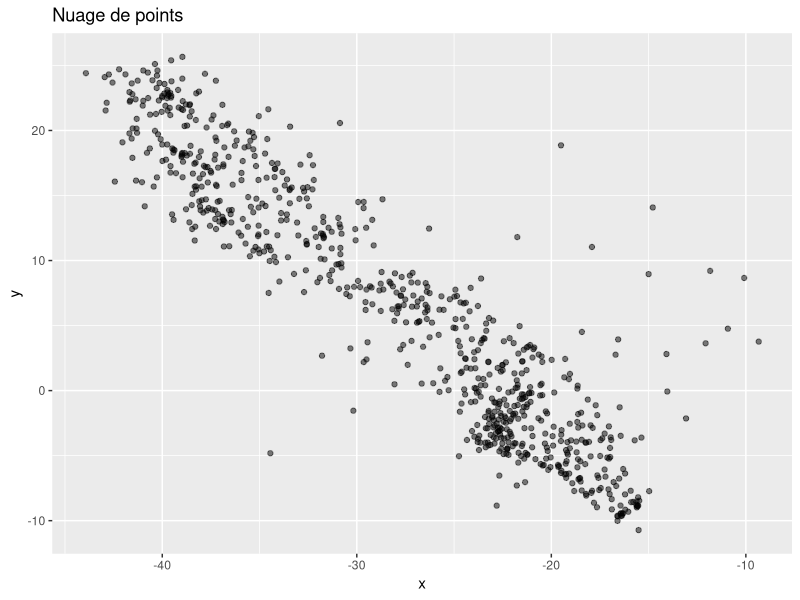
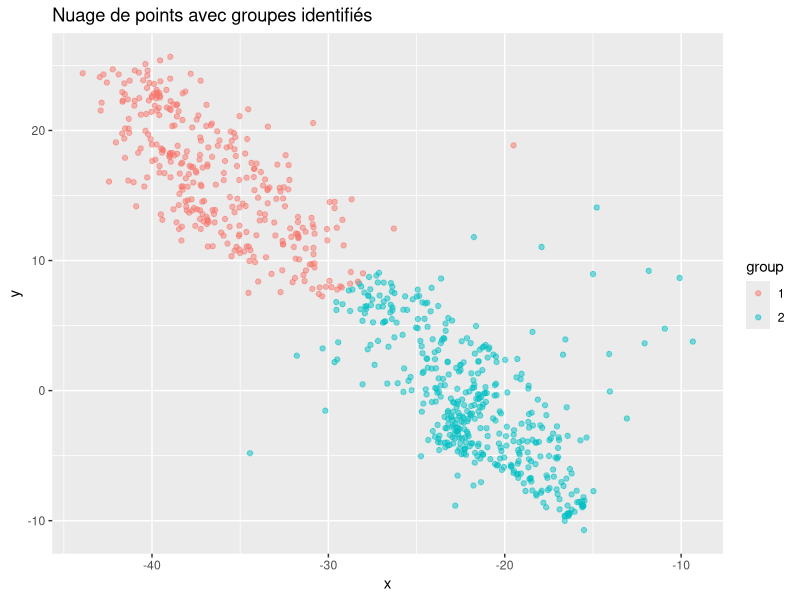
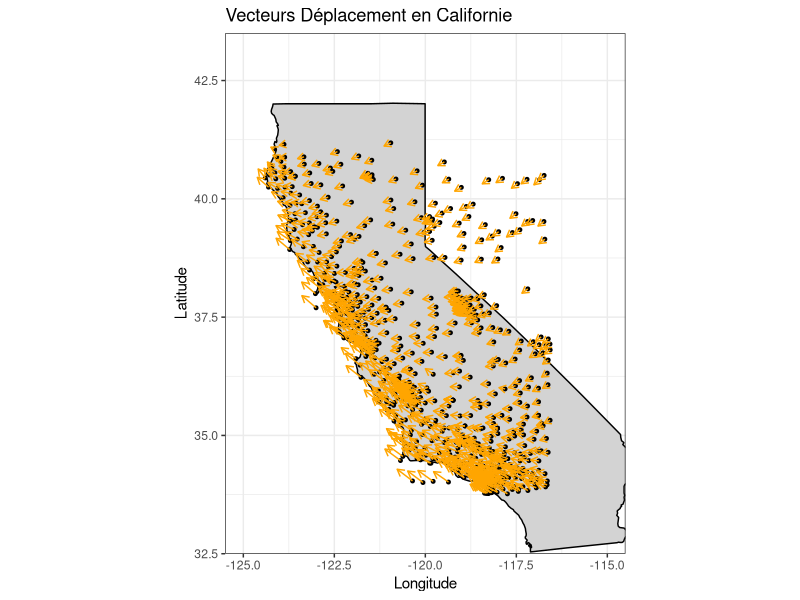
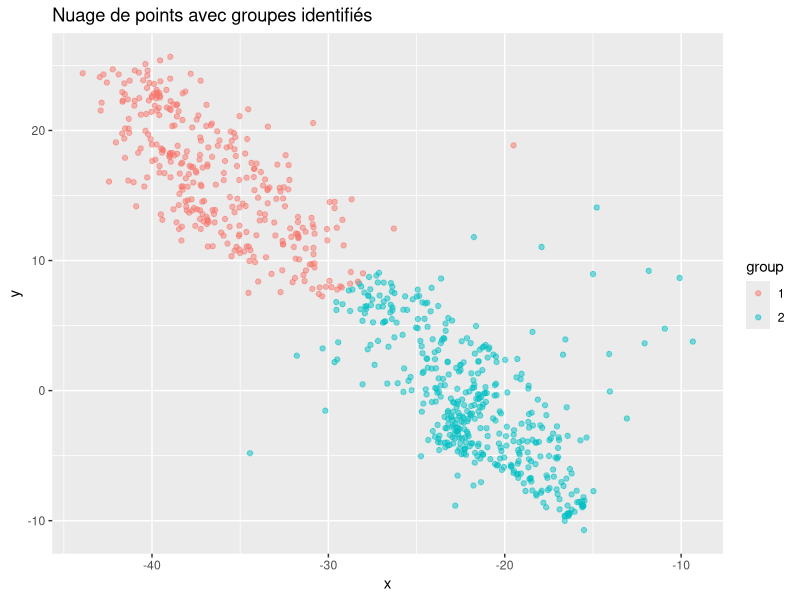
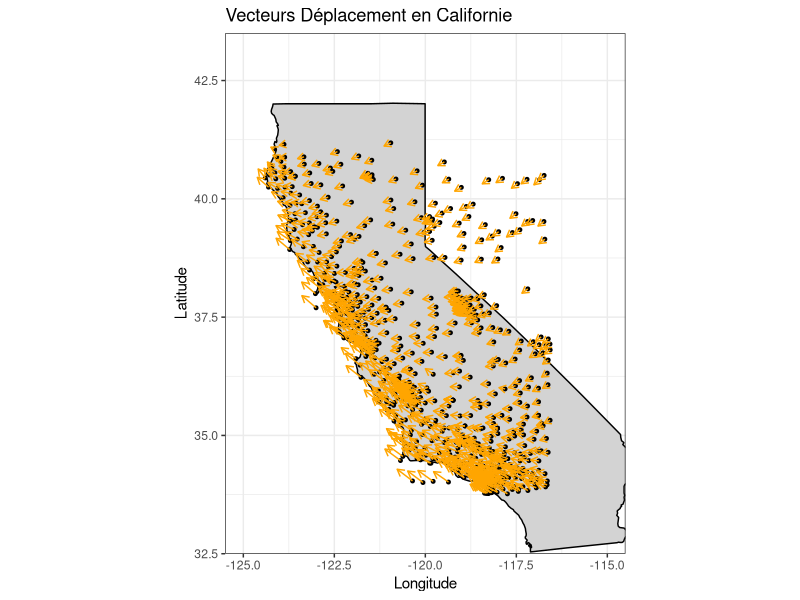

These figures' R source, in order:
# Charger les bibliothèques nécessaires
library(ggplot2)
library(dplyr)



# Lire les données sans en-tête
data <- read.table("data/californie.txt", header = FALSE)

# Nommer les colonnes manuellement
colnames(data) <- c("Site", "Lon", "Lat", "Delta.E", "Delta.N", "Delta.V", "Sigma.E", "Sigma.N", "Sigma.V")

data$x = data$Delta.E
data$y = data$Delta.N
data$group <- NA  # Ajouter une colonne pour le groupe




ggplot(data, aes(x = x, y = y)) +
  geom_point(alpha = 0.5) +
  labs(title = "Nuage de points") 
  

# Appliquer K-means
set.seed(123)  # Pour la reproductibilité
kmeans_result <- kmeans(data[, c("x", "y")], centers = 2)  # 2 clusters

# Ajouter les résultats au DataFrame
data$group <- as.factor(kmeans_result$cluster)


ggplot(data, aes(x = x, y = y, color = group)) +
  geom_point(alpha = 0.5) +
  labs(title = "Nuage de points avec groupes identifiés") 

ggsave("outputs/californie3a.png", width = 8, height = 6)

# Calculer les moyennes pour chaque groupe
mean_values <- data %>%
  group_by(group) %>%
  summarise(mean_x = mean(x),
            mean_y = mean(y),
            n = n())  # Nombre de points dans chaque groupe

print(mean_values)

# Charger la carte de la Californie
california_map <- map_data("state") %>% filter(region == "california")

# Tracer la carte de la Californie avec les vecteurs de déplacement
ggplot() +
  # Fond de carte de la Californie
  geom_polygon(data = california_map, aes(x = long, y = lat, group = group), fill = "lightgray", color = "black") +
  
  # Points représentant les stations GPS
  geom_point(data = data, aes(x = Lon, y = Lat), color = "black", size = 1) +  # Couleur verte pour les points
  
  # Vecteurs de déplacement avec flèches plus longues
  geom_segment(data = data,
               aes(x = Lon, y = Lat, 
                   xend = Lon + Delta.E / 1e2 ,  # Augmenter la longueur de la flèche
                   yend = Lat + Delta.N / 1e2), # Augmenter la longueur de la flèche
               arrow = arrow(length = unit(0.2, "cm")), color = "orange") +  # Couleur orange pour les vecteurs
  
  # Ajuster les limites de la carte pour se concentrer sur la Californie, en les prolongeant
  coord_fixed(ratio = 1.3, xlim = c(-125, -115), ylim = c(33, 43)) +
  
  # Ajouter des titres et labels
  labs(title = "Vecteurs Déplacement en Californie",
       x = "Longitude",
       y = "Latitude") +
  
  theme_bw()  # Utiliser un thème différent pour un meilleur contraste

# Enregistrer le graphique dans un fichier PNG
ggsave("outputs/californie3b.png", width = 8, height = 6)

